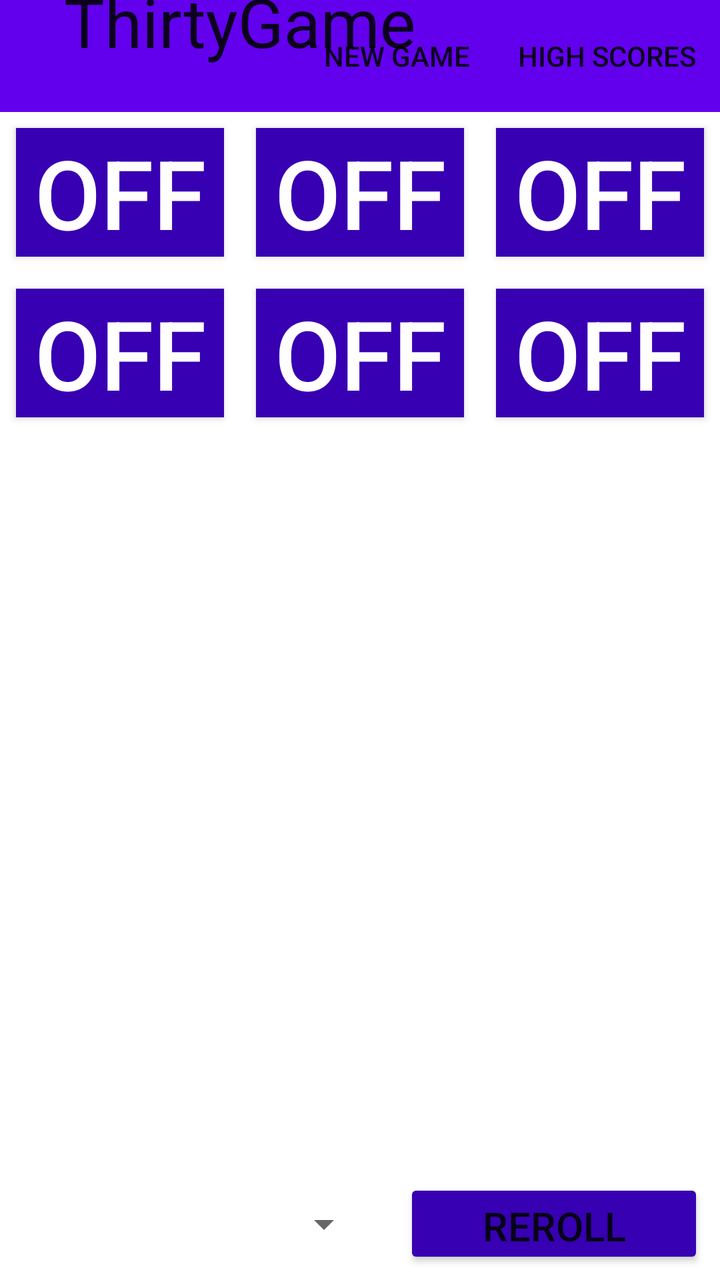
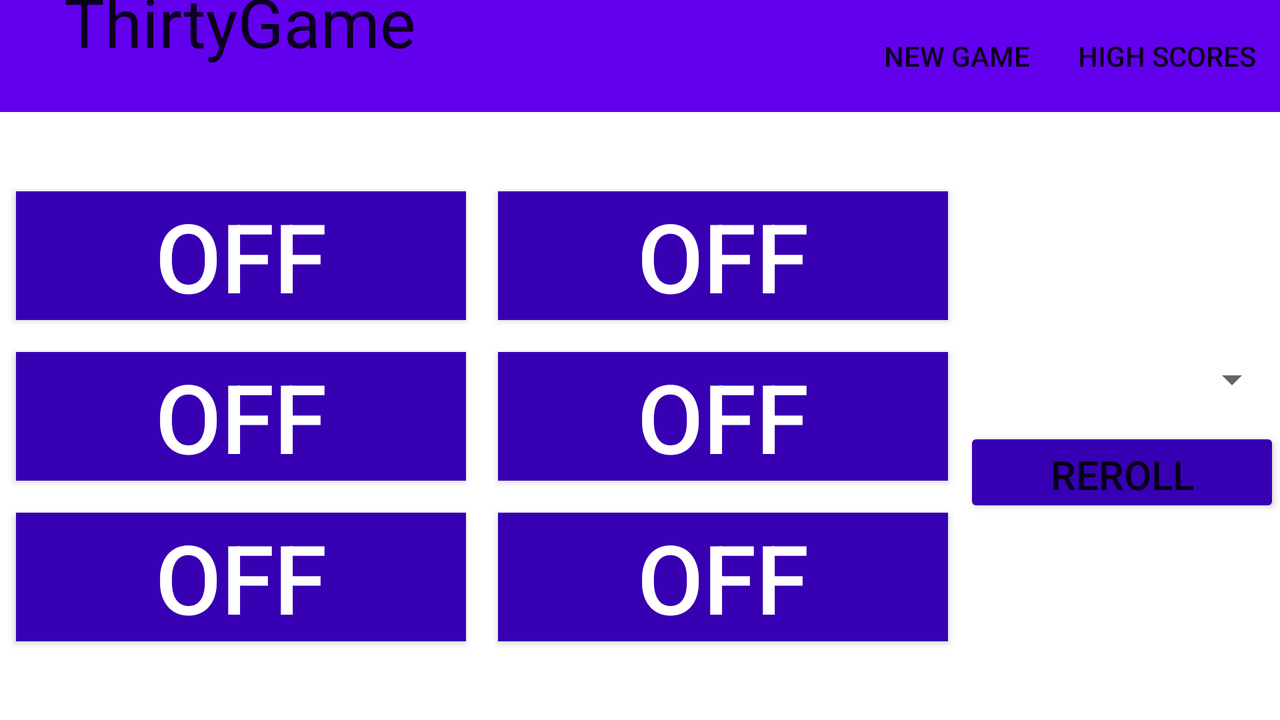

One screen, two layout resources from the same app: the default and the author's alternative for another configuration. Each is rendered where Android would select it; the XML of both is given below.
<!-- AndroidManifest.xml: application theme Theme.ThirtyGame -->
<!-- res/layout/fragment_game.xml -->
<?xml version="1.0" encoding="utf-8"?>
<layout xmlns:android="http://schemas.android.com/apk/res/android"
    xmlns:app="http://schemas.android.com/apk/res-auto"
    xmlns:tools="http://schemas.android.com/tools">

    <androidx.constraintlayout.widget.ConstraintLayout
        android:layout_width="match_parent"
        android:layout_height="match_parent"
        android:background="#FFFFFF"
        tools:context=".MainActivity">

        <androidx.coordinatorlayout.widget.CoordinatorLayout
            android:id="@+id/appBarLayout"
            android:layout_width="match_parent"
            android:layout_height="wrap_content"

            app:layout_constraintStart_toStartOf="parent"
            app:layout_constraintTop_toTopOf="parent">

            <com.google.android.material.appbar.CollapsingToolbarLayout
                android:layout_width="match_parent"
                android:layout_height="wrap_content">

                <com.google.android.material.appbar.MaterialToolbar
                    android:id="@+id/topAppBar"
                    android:layout_width="match_parent"
                    android:layout_height="?attr/actionBarSize"

                    android:background="@color/purple_500"
                    app:menu="@menu/main_menu"
                    app:title="@string/app_name">

                </com.google.android.material.appbar.MaterialToolbar>

            </com.google.android.material.appbar.CollapsingToolbarLayout>

        </androidx.coordinatorlayout.widget.CoordinatorLayout>

        <GridLayout
            android:id="@+id/grid"
            android:layout_width="match_parent"
            android:layout_height="wrap_content"
            android:columnCount="3"
            android:rowCount="2"

            app:layout_constraintStart_toStartOf="parent"
            app:layout_constraintTop_toBottomOf="@id/appBarLayout">

            <ToggleButton
                android:id="@+id/ToggleButton1"
                style="@style/ToggleButton"
                android:layout_columnWeight="1"/>

            <ToggleButton
                android:id="@+id/ToggleButton2"
                style="@style/ToggleButton"
                android:layout_columnWeight="1"/>

            <ToggleButton
                android:id="@+id/ToggleButton3"
                style="@style/ToggleButton"
                android:layout_columnWeight="1"/>

            <ToggleButton
                android:id="@+id/ToggleButton4"
                style="@style/ToggleButton"
                android:layout_columnWeight="1"/>

            <ToggleButton
                android:id="@+id/ToggleButton5"
                style="@style/ToggleButton"
                android:layout_columnWeight="1"/>

            <ToggleButton
                android:id="@+id/ToggleButton6"
                style="@style/ToggleButton"
                android:layout_columnWeight="1"/>

        </GridLayout>

        <RelativeLayout
            android:layout_width="match_parent"
            android:layout_height="wrap_content"
            app:layout_constraintStart_toStartOf="parent"
            app:layout_constraintBottom_toBottomOf="parent"
            android:orientation="horizontal">

            <Spinner
                android:id="@+id/Spinner"
                android:contentDescription="@string/spinner_description"
                android:layout_width="0dp"
                android:layout_height="48dp"

                android:layout_alignParentStart="true"
                android:layout_centerVertical="true"
                android:layout_marginStart="8dp"
                android:layout_marginEnd="8dp"

                android:layout_marginBottom="8dp"
                android:layout_toStartOf="@id/RerollButton" />

            <Button
                android:id="@+id/RerollButton"
                style="@style/SmallButton"
                android:layout_alignParentEnd="true"
                android:layout_centerVertical="true"
                android:layout_marginStart="8dp"
                android:layout_marginEnd="8dp"

                android:layout_marginBottom="8dp"
                android:text="@string/rerollButtonDefault" />

        </RelativeLayout>

    </androidx.constraintlayout.widget.ConstraintLayout>

</layout>
<!-- resources referenced by this layout -->
<resources>
  <string name="app_name">ThirtyGame</string>
  <string name="rerollButtonDefault">Reroll</string>
  <string name="spinner_description">Spinner</string>
  <style name="SmallButton">
          <item name="android:layout_width">@dimen/SmallButtonWidth</item>
          <item name="android:layout_height">@dimen/SmallButtonHeight</item>
          <item name="android:backgroundTint">@color/purple_700</item>
          <item name="android:gravity">center</item>
          <item name="android:textSize">@dimen/SmallButtonTextSize</item>
      </style>
  <style name="ToggleButton">
          <item name="android:background">@color/purple_700</item>
          <item name="android:textColor">@color/white</item>
          <item name="android:textSize">48sp</item>
          <item name="android:layout_margin">8dp</item>
      </style>
  <style name="Theme.ThirtyGame" parent="Theme.MaterialComponents.DayNight.NoActionBar">
          
          <item name="colorPrimary">@color/purple_500</item>
          <item name="colorPrimaryVariant">@color/purple_700</item>
          <item name="colorOnPrimary">@color/white</item>
          
          <item name="colorSecondary">@color/teal_200</item>
          <item name="colorSecondaryVariant">@color/teal_700</item>
          <item name="colorOnSecondary">@color/black</item>
          
          <item name="android:statusBarColor" tools:targetApi="l">?attr/colorPrimaryVariant</item>
          
      </style>
  <dimen name="SmallButtonWidth">150dp</dimen>
  <dimen name="SmallButtonHeight">45dp</dimen>
  <dimen name="SmallButtonTextSize">20sp</dimen>
</resources>
<!-- res/layout-land/fragment_game.xml (the author's variant of the layout above) -->
<!-- drawn on the phone turned sideways -->
<?xml version="1.0" encoding="utf-8"?>
<layout xmlns:android="http://schemas.android.com/apk/res/android"
    xmlns:app="http://schemas.android.com/apk/res-auto"
    xmlns:tools="http://schemas.android.com/tools">

    <androidx.constraintlayout.widget.ConstraintLayout
        android:layout_width="match_parent"
        android:layout_height="match_parent"
        android:background="#FFFFFF"
        tools:context=".MainActivity">

        <androidx.coordinatorlayout.widget.CoordinatorLayout
            android:id="@+id/appBarLayout"
            android:layout_width="match_parent"
            android:layout_height="wrap_content"

            app:layout_constraintStart_toStartOf="parent"
            app:layout_constraintTop_toTopOf="parent">

            <com.google.android.material.appbar.CollapsingToolbarLayout
                android:layout_width="match_parent"
                android:layout_height="wrap_content">

                <com.google.android.material.appbar.MaterialToolbar
                    android:id="@+id/topAppBar"
                    android:layout_width="match_parent"
                    android:layout_height="?attr/actionBarSize"

                    android:background="@color/purple_500"
                    app:menu="@menu/main_menu"
                    app:title="@string/app_name">

                </com.google.android.material.appbar.MaterialToolbar>

            </com.google.android.material.appbar.CollapsingToolbarLayout>

        </androidx.coordinatorlayout.widget.CoordinatorLayout>

        <RelativeLayout
            android:layout_width="match_parent"
            android:layout_height="wrap_content"
            app:layout_constraintBottom_toBottomOf="parent"
            app:layout_constraintTop_toBottomOf="@id/appBarLayout">

            <GridLayout
                android:id="@+id/grid"
                android:layout_width="0dp"
                android:layout_height="wrap_content"
                android:layout_alignParentStart="true"
                android:layout_centerVertical="true"

                android:layout_toStartOf="@id/buttonPanel"

                android:columnCount="2"
                android:rowCount="3">

                <ToggleButton
                    android:id="@+id/ToggleButton1"
                    style="@style/ToggleButton"
                    android:layout_columnWeight="1" />

                <ToggleButton
                    android:id="@+id/ToggleButton2"
                    style="@style/ToggleButton"
                    android:layout_columnWeight="1" />

                <ToggleButton
                    android:id="@+id/ToggleButton3"
                    style="@style/ToggleButton"
                    android:layout_columnWeight="1" />

                <ToggleButton
                    android:id="@+id/ToggleButton4"
                    style="@style/ToggleButton"
                    android:layout_columnWeight="1" />

                <ToggleButton
                    android:id="@+id/ToggleButton5"
                    style="@style/ToggleButton"
                    android:layout_columnWeight="1" />

                <ToggleButton
                    android:id="@+id/ToggleButton6"
                    style="@style/ToggleButton"
                    android:layout_columnWeight="1" />

            </GridLayout>

            <LinearLayout
                android:id="@+id/buttonPanel"
                android:layout_width="wrap_content"
                android:layout_height="wrap_content"

                android:layout_alignParentEnd="true"
                android:layout_centerVertical="true"
                android:orientation="vertical">

                <Spinner
                    android:id="@+id/Spinner"
                    android:layout_width="158dp"
                    android:layout_height="48dp"
                    android:layout_marginTop="8dp" />

                <Button
                    android:id="@+id/RerollButton"
                    style="@style/SmallButton"
                    android:layout_width="match_parent"
                    android:text="@string/rerollButtonDefault" />

            </LinearLayout>

        </RelativeLayout>


    </androidx.constraintlayout.widget.ConstraintLayout>

</layout>
<!-- resources referenced by the variant -->
<!-- as the phone turned sideways resolves them -->
<resources>
  <string name="app_name">ThirtyGame</string>
  <string name="rerollButtonDefault">Reroll</string>
  <style name="SmallButton">
          <item name="android:layout_width">@dimen/SmallButtonWidth</item>
          <item name="android:layout_height">@dimen/SmallButtonHeight</item>
          <item name="android:backgroundTint">@color/purple_700</item>
          <item name="android:gravity">center</item>
          <item name="android:textSize">@dimen/SmallButtonTextSize</item>
      </style>
  <style name="ToggleButton">
          <item name="android:background">@color/purple_700</item>
          <item name="android:textColor">@color/white</item>
          <item name="android:textSize">48sp</item>
          <item name="android:layout_margin">8dp</item>
      </style>
  <style name="Theme.ThirtyGame" parent="Theme.MaterialComponents.DayNight.NoActionBar">
          
          <item name="colorPrimary">@color/purple_500</item>
          <item name="colorPrimaryVariant">@color/purple_700</item>
          <item name="colorOnPrimary">@color/white</item>
          
          <item name="colorSecondary">@color/teal_200</item>
          <item name="colorSecondaryVariant">@color/teal_700</item>
          <item name="colorOnSecondary">@color/black</item>
          
          <item name="android:statusBarColor" tools:targetApi="l">?attr/colorPrimaryVariant</item>
          
      </style>
  <dimen name="SmallButtonWidth">150dp</dimen>
  <dimen name="SmallButtonHeight">45dp</dimen>
  <dimen name="SmallButtonTextSize">20sp</dimen>
</resources>
